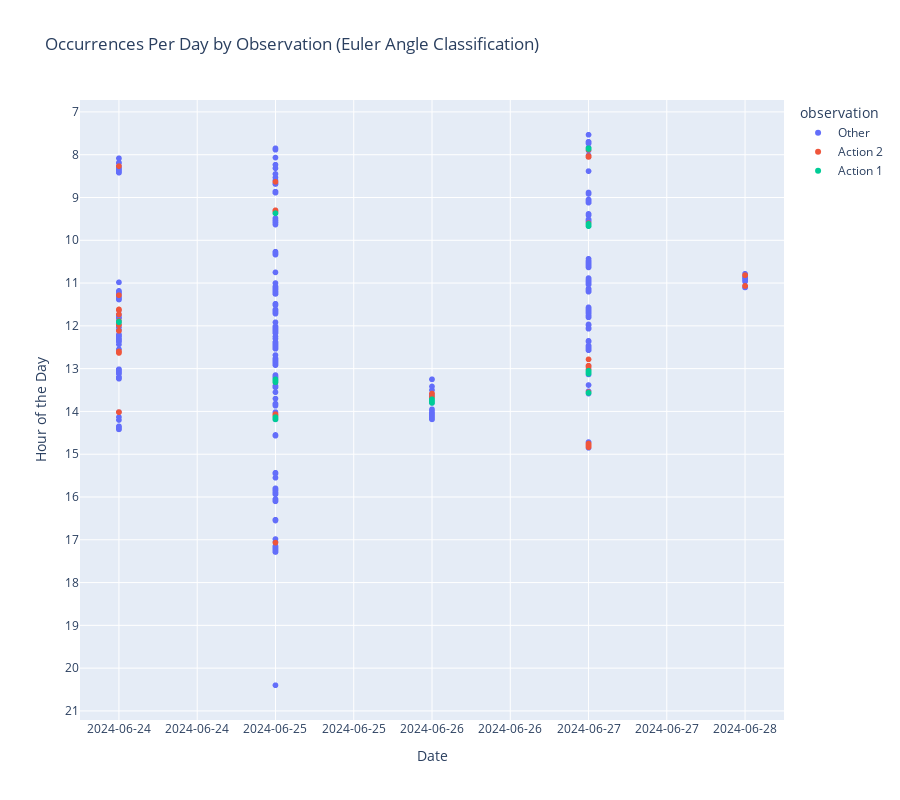

Write notebook code for a chart like this one.
### Code cell
# Classify observation based on Euler angles
def classify_observation(row):
    if 40 <= row['pitch'] <= 50:
        return 'Action 1'
    elif 5 <= row['pitch'] <= 15:
        return 'Action 2'
    else:
        return 'Other'

data.loc[:, 'observation'] = data.apply(classify_observation, axis=1)

fig = px.scatter(data, x='date', y='hour_minute', color='observation', title='Occurrences Per Day by Observation (Euler Angle Classification)',
                 labels={'date': 'Date', 'hour_minute': 'Hour of the Day'}, height=800, size_max=10)

fig.update_xaxes(tickformat="%Y-%m-%d")
fig.update_yaxes(tickvals=list(range(0, 25)), autorange="reversed")
fig.update_layout(grid=dict(rows=1, columns=1, pattern="independent"))

fig.show()

### Figure 1 — Plotly figure (JSON) as saved in the notebook; plotly's stock layout.template omitted (floating-point values rounded to 4 significant figures; data arrays with more than 128 entries replaced by an {"elided": "..."} marker saying what was removed)
{"data": [{"hovertemplate": "observation=Other<br>Date=%{x}<br>Hour of the Day=%{y}<extra></extra>", "legendgroup": "Other", "marker": {"color": "#636efa", "symbol": "circle"}, "mode": "markers", "name": "Other", "showlegend": true, "type": "scattergl", "x": {"elided": "1869 str values"}, "xaxis": "x", "y": {"elided": "1869 float values"}, "yaxis": "y"}, {"hovertemplate": "observation=Action 2<br>Date=%{x}<br>Hour of the Day=%{y}<extra></extra>", "legendgroup": "Action 2", "marker": {"color": "#EF553B", "symbol": "circle"}, "mode": "markers", "name": "Action 2", "showlegend": true, "type": "scattergl", "x": ["2024-06-24", "2024-06-24", "2024-06-24", "2024-06-24", "2024-06-24", "2024-06-24", "2024-06-24", "2024-06-24", "2024-06-24", "2024-06-24", "2024-06-24", "2024-06-24", "2024-06-24", "2024-06-24", "2024-06-24", "2024-06-24", "2024-06-24", "2024-06-24", "2024-06-24", "2024-06-24", "2024-06-24", "2024-06-24", "2024-06-24", "2024-06-24", "2024-06-24", "2024-06-24", "2024-06-24", "2024-06-25", "2024-06-25", "2024-06-25", "2024-06-25", "2024-06-25", "2024-06-25", "2024-06-25", "2024-06-25", "2024-06-25", "2024-06-25", "2024-06-25", "2024-06-25", "2024-06-25", "2024-06-25", "2024-06-25", "2024-06-25", "2024-06-25", "2024-06-25", "2024-06-25", "2024-06-25", "2024-06-25", "2024-06-25", "2024-06-25", "2024-06-25", "2024-06-25", "2024-06-25", "2024-06-25", "2024-06-25", "2024-06-25", "2024-06-25", "2024-06-25", "2024-06-25", "2024-06-26", "2024-06-26", "2024-06-26", "2024-06-26", "2024-06-26", "2024-06-27", "2024-06-27", "2024-06-27", "2024-06-27", "2024-06-27", "2024-06-27", "2024-06-27", "2024-06-27", "2024-06-27", "2024-06-27", "2024-06-27", "2024-06-27", "2024-06-27", "2024-06-27", "2024-06-27", "2024-06-27", "2024-06-27", "2024-06-27", "2024-06-27", "2024-06-27", "2024-06-27", "2024-06-27", "2024-06-27", "2024-06-27", "2024-06-27", "2024-06-27", "2024-06-27", "2024-06-27", "2024-06-27", "2024-06-27", "2024-06-27", "2024-06-27", "2024-06-27", "2024-06-27", "2024-06-27", "2024-06-27", "2024-06-27", "2024-06-28", "2024-06-28", "2024-06-28", "2024-06-28"], "xaxis": "x", "y": [8.267, 11.28, 11.62, 11.62, 11.63, 11.73, 11.88, 11.9, 11.92, 11.97, 11.98, 12.12, 12.6, 12.6, 12.6, 12.6, 12.6, 12.62, 12.62, 12.62, 12.62, 12.62, 12.62, 12.62, 12.63, 14.02, 14.02, 8.633, 9.3, 9.317, 9.35, 9.35, 13.27, 13.27, 13.27, 13.28, 13.32, 13.32, 13.32, 13.32, 14.07, 14.07, 14.07, 14.08, 14.08, 14.1, 14.1, 14.1, 14.1, 14.12, 14.12, 14.12, 14.13, 14.13, 14.13, 14.15, 14.17, 14.17, 17.07, 13.58, 13.58, 13.65, 13.68, 13.75, 7.85, 7.883, 8.033, 8.033, 8.033, 8.033, 8.05, 8.05, 8.05, 8.05, 9.6, 12.78, 12.93, 12.95, 12.95, 12.95, 12.95, 13.03, 13.03, 13.03, 13.03, 13.03, 13.03, 13.07, 13.1, 13.55, 13.57, 14.75, 14.77, 14.77, 14.78, 14.78, 14.78, 14.8, 14.8, 14.82, 14.83, 10.82, 10.82, 11.07, 11.07], "yaxis": "y"}, {"hovertemplate": "observation=Action 1<br>Date=%{x}<br>Hour of the Day=%{y}<extra></extra>", "legendgroup": "Action 1", "marker": {"color": "#00cc96", "symbol": "circle"}, "mode": "markers", "name": "Action 1", "showlegend": true, "type": "scattergl", "x": ["2024-06-24", "2024-06-24", "2024-06-25", "2024-06-25", "2024-06-25", "2024-06-25", "2024-06-25", "2024-06-25", "2024-06-25", "2024-06-25", "2024-06-25", "2024-06-25", "2024-06-25", "2024-06-25", "2024-06-25", "2024-06-25", "2024-06-25", "2024-06-25", "2024-06-25", "2024-06-25", "2024-06-26", "2024-06-26", "2024-06-26", "2024-06-26", "2024-06-26", "2024-06-26", "2024-06-26", "2024-06-26", "2024-06-26", "2024-06-27", "2024-06-27", "2024-06-27", "2024-06-27", "2024-06-27", "2024-06-27", "2024-06-27", "2024-06-27", "2024-06-27", "2024-06-27", "2024-06-27", "2024-06-27", "2024-06-27", "2024-06-27", "2024-06-27", "2024-06-27", "2024-06-27", "2024-06-27", "2024-06-27"], "xaxis": "x", "y": [11.9, 11.92, 9.367, 13.25, 13.27, 13.27, 13.28, 13.3, 13.3, 13.32, 14.13, 14.15, 14.15, 14.17, 14.17, 14.17, 14.17, 14.18, 14.18, 14.18, 13.72, 13.72, 13.72, 13.73, 13.75, 13.77, 13.78, 13.78, 13.8, 7.85, 7.85, 7.85, 7.867, 9.617, 9.633, 9.65, 9.667, 9.667, 13.05, 13.07, 13.07, 13.08, 13.08, 13.1, 13.12, 13.57, 13.57, 13.57], "yaxis": "y"}], "layout": {"grid": {"columns": 1, "pattern": "independent", "rows": 1}, "height": 800, "legend": {"title": {"text": "observation"}, "tracegroupgap": 0}, "title": {"text": "Occurrences Per Day by Observation (Euler Angle Classification)"}, "xaxis": {"anchor": "y", "domain": [0, 1], "tickformat": "%Y-%m-%d", "title": {"text": "Date"}}, "yaxis": {"anchor": "x", "autorange": "reversed", "domain": [0, 1], "tickvals": [0, 1, 2, 3, 4, 5, 6, 7, 8, 9, 10, 11, 12, 13, 14, 15, 16, 17, 18, 19, 20, 21, 22, 23, 24], "title": {"text": "Hour of the Day"}}}}
